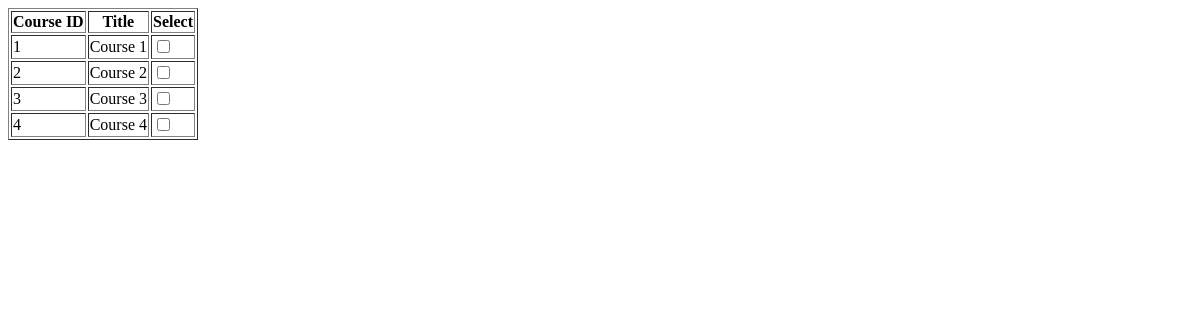
/course_table/, run on an earlier commit of the app's database.
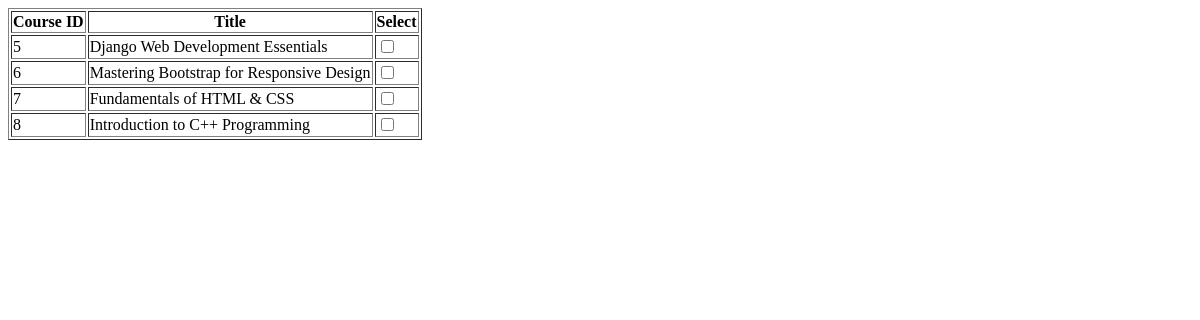
And on a later commit of the database.
### main/models.py (models this page shows, shortened)
class Course(models.Model):
    title = models.CharField(max_length=100, unique=True)
    description = models.TextField()
    created_at = models.DateTimeField(auto_now_add=True)
    image = models.ImageField(upload_to='images/', blank=True, null=True)
    video_url = models.URLField(max_length=500, blank=True, null=True)

### main/views.py (the view)
# urls.py: path('course_table/', course_table, name='course_table'),
def course_table(request):
    courses = Course.objects.all()  # Fetch all courses
    return render(request, 'course_table.html', {'courses': courses})

### main/templates/course_table.html (shortened to what this page needs)
<!DOCTYPE html>
<html lang="en">
<head>
</head>
<body>
    <table border="1">
        <thead>
            <tr>
                <th>Course ID</th>
                <th>Title</th>
                <th>Select</th>
            </tr>
        </thead>
        <tbody>
            {% for course in courses %}
            <tr>
                <td>{{ course.id }}</td>
                <td>{{ course.title }}</td>
                <td><input type="checkbox" name="course_select" value="{{ course.id }}"></td>
            </tr>
            {% endfor %}
        </tbody>
    </table>
</body>
</html>

What changed in the data, as far as the page shows it:
removed Course: id "1", title "Course 1"
removed Course: id "2", title "Course 2"
removed Course: id "3", title "Course 3"
removed Course: id "4", title "Course 4"
added Course: id "5", title "Django Web Development Essentials"
added Course: id "6", title "Mastering Bootstrap for Responsive Design"
added Course: id "7", title "Fundamentals of HTML & CSS"
added Course: id "8", title "Introduction to C++ Programming"
